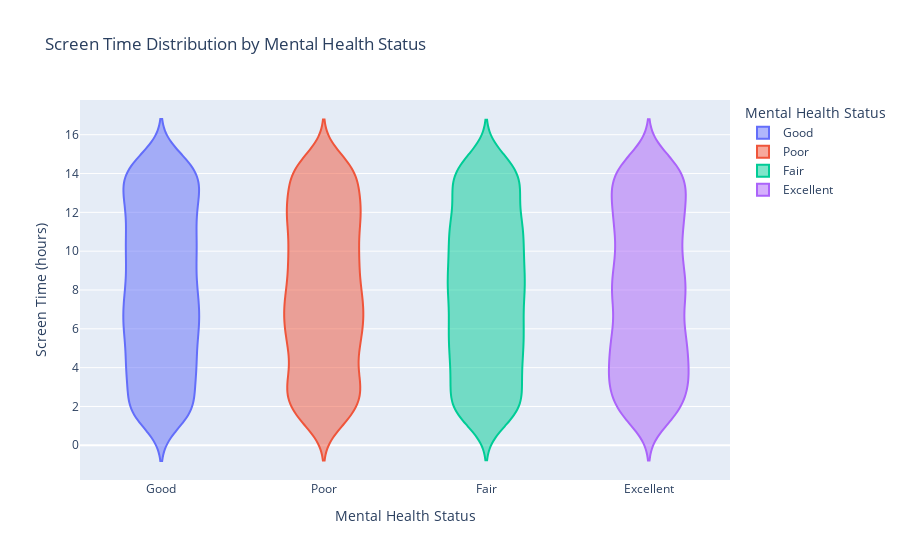

Notebook code cell kept with this figure:
### Markdown cell above
A violin plot is another good option to visualize the distribution of Screen Time across different Mental Health Status categories. It combines aspects of a box plot and a density plot, showing the distribution and frequency of data points.

### Code cell
# Violin plot of Screen Time by Mental Health Status
fig = px.violin(df, x='Mental_Health_Status', y='Screen_Time_Hours', 
                title='Screen Time Distribution by Mental Health Status',
                labels={'Mental_Health_Status': 'Mental Health Status', 
                        'Screen_Time_Hours': 'Screen Time (hours)'},
                color='Mental_Health_Status')
fig.show()

### Figure 1 — Plotly figure (JSON) as saved in the notebook; plotly's stock layout.template omitted (floating-point values rounded to 4 significant figures; data arrays with more than 128 entries replaced by an {"elided": "..."} marker saying what was removed)
{"data": [{"alignmentgroup": "True", "box": {"visible": false}, "hovertemplate": "Mental Health Status=%{x}<br>Screen Time (hours)=%{y}<extra></extra>", "legendgroup": "Good", "marker": {"color": "#636efa"}, "name": "Good", "offsetgroup": "Good", "orientation": "v", "scalegroup": "True", "showlegend": true, "type": "violin", "x": {"elided": "2508 str values"}, "x0": " ", "xaxis": "x", "y": {"elided": "2508 float values"}, "y0": " ", "yaxis": "y"}, {"alignmentgroup": "True", "box": {"visible": false}, "hovertemplate": "Mental Health Status=%{x}<br>Screen Time (hours)=%{y}<extra></extra>", "legendgroup": "Poor", "marker": {"color": "#EF553B"}, "name": "Poor", "offsetgroup": "Poor", "orientation": "v", "scalegroup": "True", "showlegend": true, "type": "violin", "x": {"elided": "2484 str values"}, "x0": " ", "xaxis": "x", "y": {"elided": "2484 float values"}, "y0": " ", "yaxis": "y"}, {"alignmentgroup": "True", "box": {"visible": false}, "hovertemplate": "Mental Health Status=%{x}<br>Screen Time (hours)=%{y}<extra></extra>", "legendgroup": "Fair", "marker": {"color": "#00cc96"}, "name": "Fair", "offsetgroup": "Fair", "orientation": "v", "scalegroup": "True", "showlegend": true, "type": "violin", "x": {"elided": "2490 str values"}, "x0": " ", "xaxis": "x", "y": {"elided": "2490 float values"}, "y0": " ", "yaxis": "y"}, {"alignmentgroup": "True", "box": {"visible": false}, "hovertemplate": "Mental Health Status=%{x}<br>Screen Time (hours)=%{y}<extra></extra>", "legendgroup": "Excellent", "marker": {"color": "#ab63fa"}, "name": "Excellent", "offsetgroup": "Excellent", "orientation": "v", "scalegroup": "True", "showlegend": true, "type": "violin", "x": {"elided": "2518 str values"}, "x0": " ", "xaxis": "x", "y": {"elided": "2518 float values"}, "y0": " ", "yaxis": "y"}], "layout": {"legend": {"title": {"text": "Mental Health Status"}, "tracegroupgap": 0}, "title": {"text": "Screen Time Distribution by Mental Health Status"}, "violinmode": "overlay", "xaxis": {"anchor": "y", "categoryarray": ["Good", "Poor", "Fair", "Excellent"], "categoryorder": "array", "domain": [0, 1], "title": {"text": "Mental Health Status"}}, "yaxis": {"anchor": "x", "domain": [0, 1], "title": {"text": "Screen Time (hours)"}}}}
